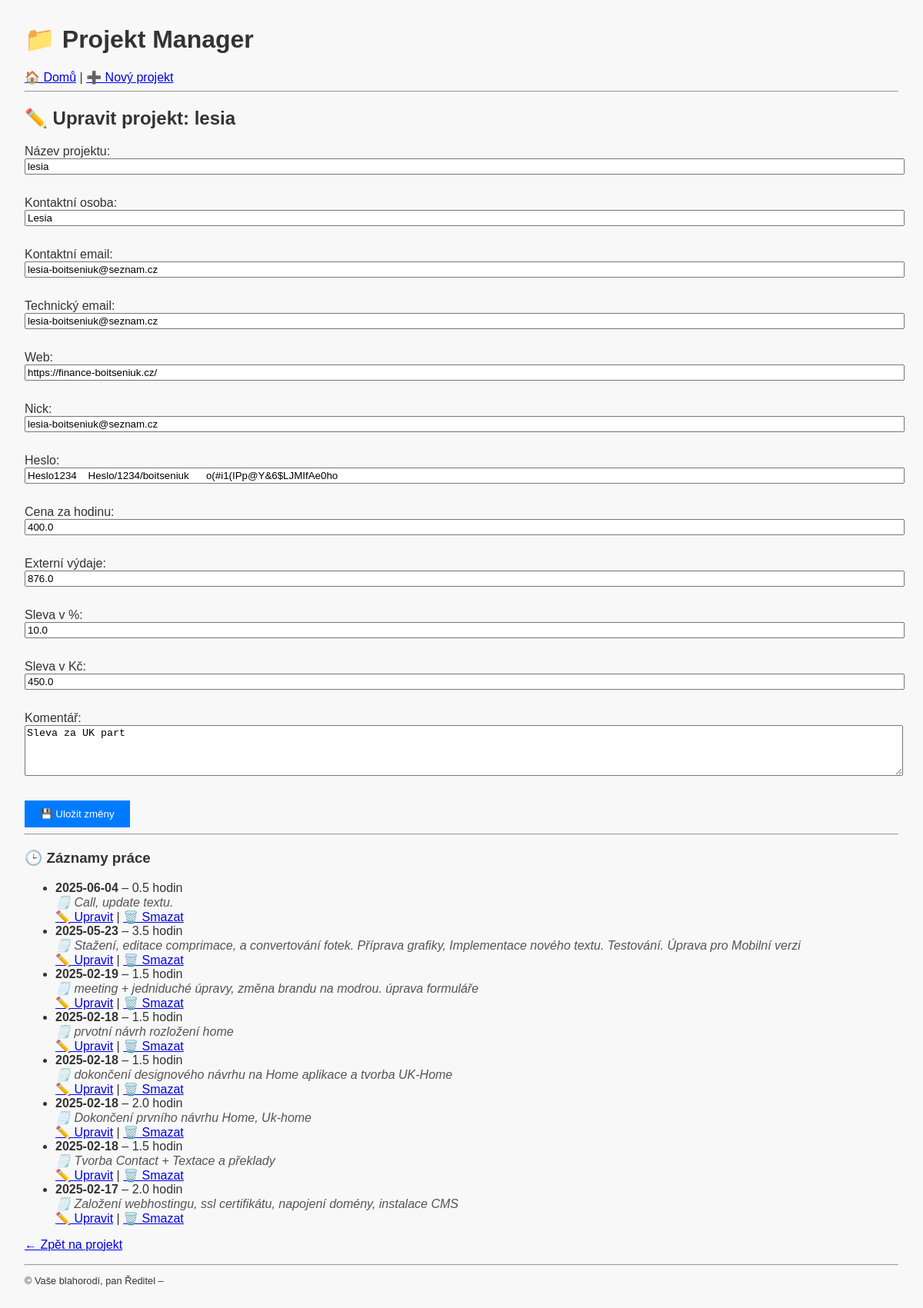
/project/1/edit, run on the app's committed database.
### tables this page shows
CREATE TABLE projects (
            id INTEGER PRIMARY KEY AUTOINCREMENT,
            name TEXT NOT NULL,
            contact_person TEXT,
            contact_email TEXT,
            tech_email TEXT,
            website TEXT,
            nickname TEXT,
            password TEXT,
            hourly_rate REAL,
            external_expenses REAL,
            discount_percent REAL,
            discount_amount REAL,
            comment TEXT
        );

CREATE TABLE worklogs (
            id INTEGER PRIMARY KEY AUTOINCREMENT,
            project_id INTEGER,
            work_date TEXT,
            hours REAL, note TEXT,
            FOREIGN KEY (project_id) REFERENCES projects(id)
        );

### app.py (the view, shortened to what this page needs)
@app.route("/project/<int:project_id>/edit", methods=["GET", "POST"])
def edit_project(project_id):
    conn = get_db_connection()
    project = conn.execute("SELECT * FROM projects WHERE id = ?", (project_id,)).fetchone()
    worklogs = conn.execute(
        "SELECT * FROM worklogs WHERE project_id = ? ORDER BY work_date DESC", (project_id,)
    ).fetchall()
    conn.close()
    return render_template("edit.html", project=project, worklogs=worklogs)

### app.py (called while the page is built)
def get_db_connection():
    conn = sqlite3.connect(DB_NAME)
    conn.row_factory = sqlite3.Row
    return conn

@app.before_request
@auth.login_required
def require_login():
    pass

### templates/edit.html
{% extends "base.html" %}
{% block content %}
<h2>✏️ Upravit projekt: {{ project.name }}</h2>
<form method="post">
    <label>Název projektu:<br>
        <input type="text" name="name" value="{{ project.name }}" required>
    </label><br><br>
    <label>Kontaktní osoba:<br>
        <input type="text" name="contact_person" value="{{ project.contact_person }}">
    </label><br><br>
    <label>Kontaktní email:<br>
        <input type="email" name="contact_email" value="{{ project.contact_email }}">
    </label><br><br>
    <label>Technický email:<br>
        <input type="email" name="tech_email" value="{{ project.tech_email }}">
    </label><br><br>
    <label>Web:<br>
        <input type="url" name="website" value="{{ project.website }}">
    </label><br><br>
    <label>Nick:<br>
        <input type="text" name="nickname" value="{{ project.nickname }}">
    </label><br><br>
    <label>Heslo:<br>
        <input type="text" name="password" value="{{ project.password }}">
    </label><br><br>
    <label>Cena za hodinu:<br>
        <input type="number" name="hourly_rate" step="0.01" value="{{ project.hourly_rate }}">
    </label><br><br>
    <label>Externí výdaje:<br>
        <input type="number" name="external_expenses" step="0.01" value="{{ project.external_expenses }}">
    </label><br><br>
    <label>Sleva v %:<br>
        <input type="number" name="discount_percent" step="0.01" min="0" max="100" value="{{ project.discount_percent }}">
    </label><br><br>
    <label>Sleva v Kč:<br>
        <input type="number" name="discount_amount" step="0.01" value="{{ project.discount_amount }}">
    </label><br><br>
    <label>Komentář:<br>
        <textarea name="comment" rows="4" cols="50">{{ project.comment }}</textarea>
    </label><br><br>
    <button type="submit">💾 Uložit změny</button>
</form>
<hr>
<h3>🕒 Záznamy práce</h3>
<ul>
    {% for log in worklogs %}
        <li>
            <strong>{{ log.work_date }}</strong> – {{ log.hours }} hodin
            {% if log.note %}
                <br><em style="color: #555;">🗒️ {{ log.note }}</em>
            {% endif %}
            <br>
            <a href="{{ url_for('edit_worklog', worklog_id=log.id) }}">✏️ Upravit</a> |
            <a href="{{ url_for('delete_worklog', worklog_id=log.id) }}" onclick="return confirm('Opravdu smazat tento záznam?')">🗑️ Smazat</a>
        </li>
    {% else %}
        <p>Žádné záznamy zatím nejsou.</p>
    {% endfor %}
</ul>
<p><a href="{{ url_for('project_detail', project_id=project.id) }}">← Zpět na projekt</a></p>
{% endblock %}

### static/style.css (style rules this page uses)
body { font-family: sans-serif; margin: 2rem; background-color: #f8f8f8; color: #333; }
input, textarea { width: 100%; margin-bottom: 10px; }
button { padding: 10px 20px; background-color: #007bff; color: white; border: none; cursor: pointer; }

### data on the page
projects: name "lesia", contact_person "Lesia", contact_email "lesia-boitseniuk@seznam.cz", tech_email "lesia-boitseniuk@seznam.cz", website "https://finance-boitseniuk.cz/", nickname "lesia-boitseniuk@seznam.cz", password "Heslo1234 Heslo/1234/boitseniuk o(#i1(IPp@Y&6$LJMIfAe0ho", hourly_rate "400.0", external_expenses "876.0", discount_percent "10.0", discount_amount "450.0", comment "Sleva za UK part"
worklogs: work_date "2025-06-04", hours "0.5", note "Call, update textu."
worklogs: work_date "2025-05-23", hours "3.5", note "Stažení, editace comprimace, a convertování fotek. Příprava grafiky, Implementace nového textu. Testování. Úprava pro Mobilní verzi"
worklogs: work_date "2025-02-19", hours "1.5", note "meeting + jedniduché úpravy, změna brandu na modrou. úprava formuláře"
worklogs: work_date "2025-02-18", hours "1.5", note "prvotní návrh rozložení home"
worklogs: work_date "2025-02-18", hours "1.5", note "dokončení designového návrhu na Home aplikace a tvorba UK-Home"
worklogs: work_date "2025-02-18", hours "2.0", note "Dokončení prvního návrhu Home, Uk-home"
worklogs: work_date "2025-02-18", hours "1.5", note "Tvorba Contact + Textace a překlady"
worklogs: work_date "2025-02-17", hours "2.0", note "Založení webhostingu, ssl certifikátu, napojení domény, instalace CMS"
